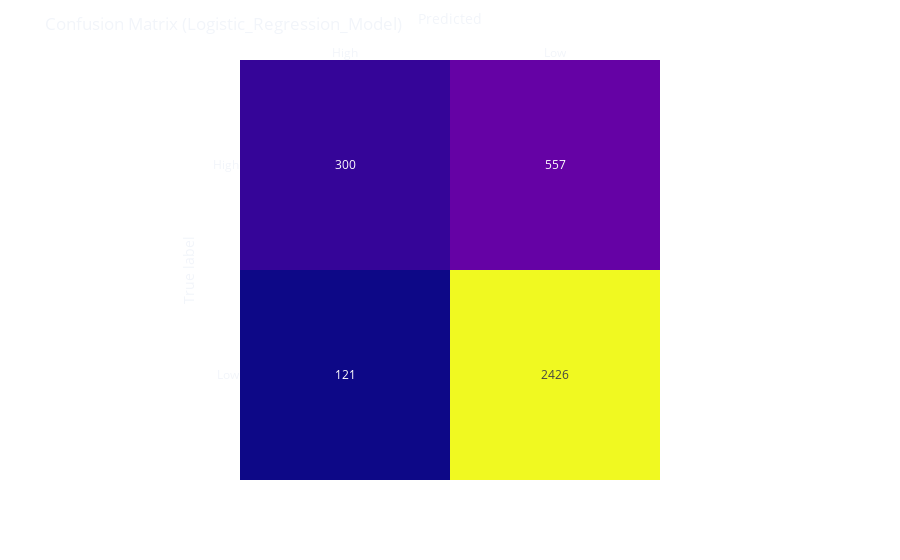

This figure's notebook cell:
### Code cell
from sklearn.linear_model import LogisticRegression
from sklearn.metrics import confusion_matrix

model_lr = make_pipeline(
    preprocess,
    LogisticRegression(penalty='l2', max_iter= 500))
model_lr.fit(X_train, y_train.values.ravel())
score = model_lr.score(X_test, y_test.values.ravel())
print(f'Accuracy (Logistic Regression): ' +
      '{:.2f}'.format(score * 100) + ' %')

preds = model_lr.predict(X_test)
matrix = confusion_matrix(y_test.values.ravel(), preds)

import plotly.express as px
fig = px.imshow(matrix,
                labels=dict(x="Predicted", y="True label"),
                x=['High', 'Low'],
                y=['High', 'Low'],
                text_auto=True
                )
fig.update_xaxes(side='top')
fig.update_layout(template='plotly_dark',
                  title='Confusion Matrix (Logistic_Regression_Model)',
                  coloraxis_showscale=False,
                  paper_bgcolor='rgba(0, 0, 0, 0)',
                  plot_bgcolor='rgba(0, 0, 0, 0)')
fig.show()

### Figure 1 — Plotly figure (JSON) as saved in the notebook; plotly's stock layout.template omitted (floating-point values rounded to 4 significant figures)
{"data": [{"coloraxis": "coloraxis", "hovertemplate": "Predicted: %{x}<br>True label: %{y}<br>color: %{z}<extra></extra>", "name": "0", "texttemplate": "%{z}", "type": "heatmap", "x": ["High", "Low"], "xaxis": "x", "y": ["High", "Low"], "yaxis": "y", "z": [[300, 557], [121, 2426]]}], "layout": {"coloraxis": {"colorscale": [[0, "#0d0887"], [0.1111, "#46039f"], [0.2222, "#7201a8"], [0.3333, "#9c179e"], [0.4444, "#bd3786"], [0.5556, "#d8576b"], [0.6667, "#ed7953"], [0.7778, "#fb9f3a"], [0.8889, "#fdca26"], [1, "#f0f921"]], "showscale": false}, "margin": {"t": 60}, "paper_bgcolor": "rgba(0, 0, 0, 0)", "plot_bgcolor": "rgba(0, 0, 0, 0)", "title": {"text": "Confusion Matrix (Logistic_Regression_Model)"}, "xaxis": {"anchor": "y", "constrain": "domain", "domain": [0, 1], "scaleanchor": "y", "side": "top", "title": {"text": "Predicted"}}, "yaxis": {"anchor": "x", "autorange": "reversed", "constrain": "domain", "domain": [0, 1], "title": {"text": "True label"}}}}
